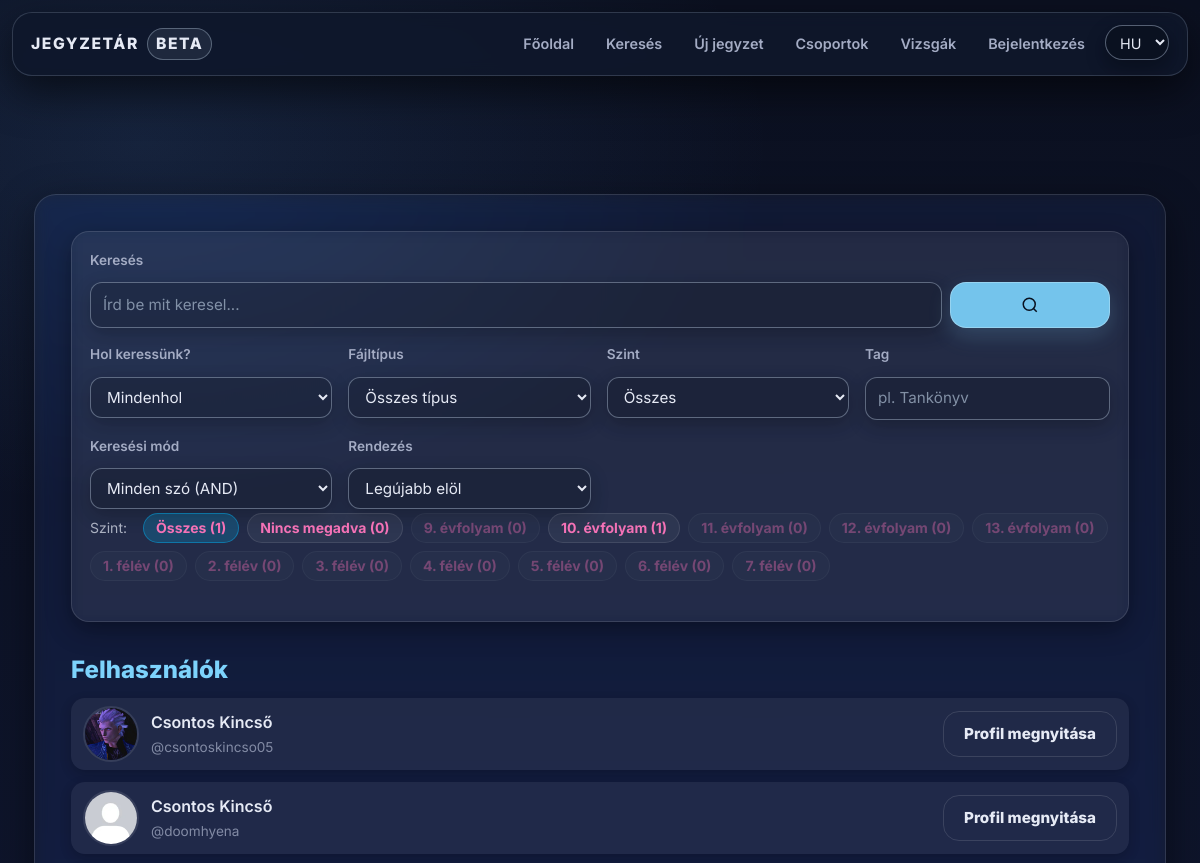
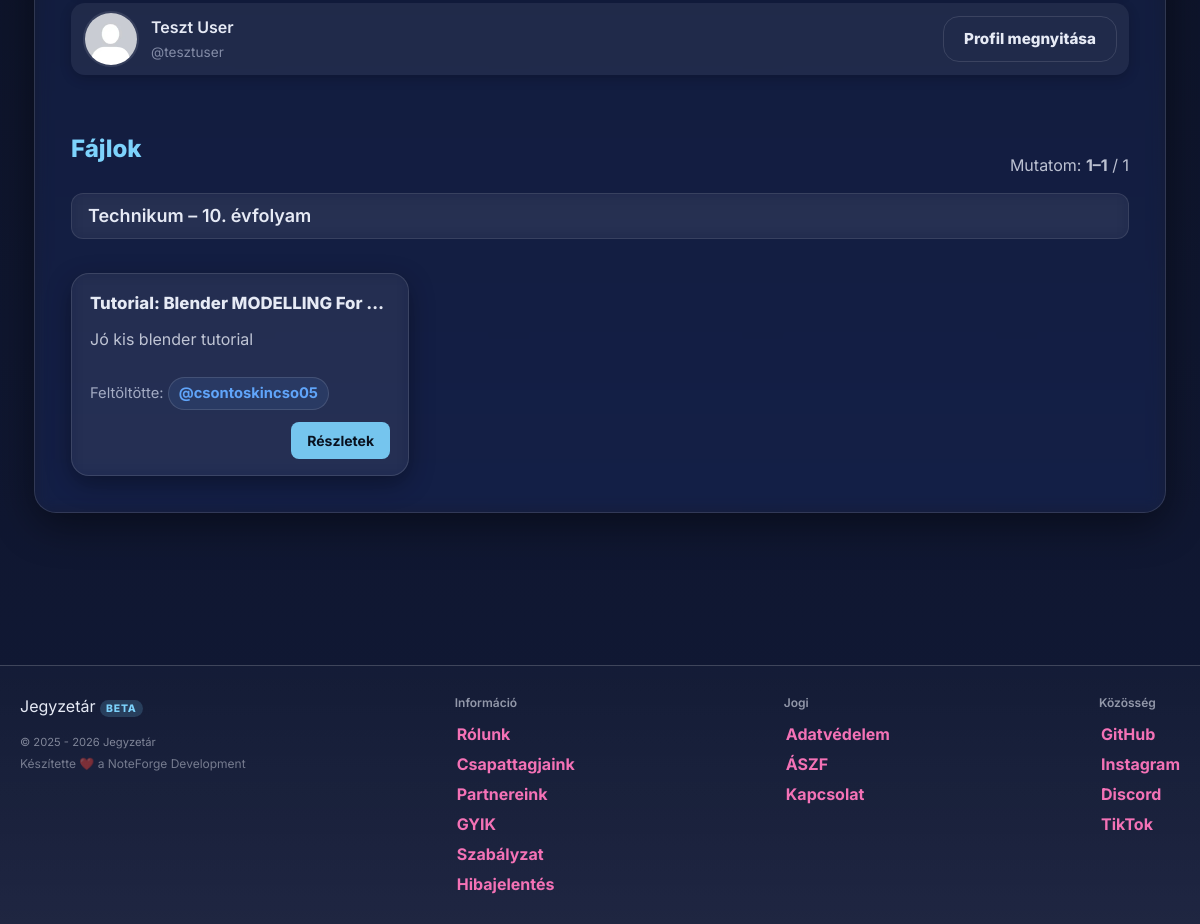
Screenshot of /search.php with the database file from the repository (2 pictures, top to bottom).
### tables this page shows
CREATE TABLE `users` (
  `id` int(11) NOT NULL,
  `lastname` varchar(100) DEFAULT NULL,
  `firstname` varchar(100) DEFAULT NULL,
  `username` varchar(50) NOT NULL,
  `birthdate` date DEFAULT NULL,
  `gender` varchar(10) DEFAULT NULL,
  `email` varchar(50) NOT NULL,
  `profile_picture` varchar(255) DEFAULT NULL,
  `password` varchar(255) NOT NULL,
  `security_question` varchar(255) NOT NULL,
  `security_answer` varchar(255) NOT NULL,
  `admin` tinyint(1) NOT NULL,
  `teacher` tinyint(1) DEFAULT NULL,
  `registration_date` datetime DEFAULT NULL,
  `language` varchar(5) NOT NULL DEFAULT 'hu',
  `oauth_provider` varchar(20) DEFAULT NULL,
  `oauth_sub` varchar(191) DEFAULT NULL,
  `email_verified` tinyint(1) NOT NULL DEFAULT 0,
  `bio` text DEFAULT NULL,
  `profile_theme` varchar(32) NOT NULL DEFAULT 'default',
  `twofa_enabled` tinyint(1) NOT NULL DEFAULT 0,
  `used_reg_code` varchar(64) DEFAULT NULL,
  `used_reg_code_at` datetime DEFAULT NULL,
  `show_fullname` tinyint(1) NOT NULL DEFAULT 1,
  `show_email` tinyint(1) NOT NULL DEFAULT 0,
  `show_birthdate` tinyint(1) NOT NULL DEFAULT 0
);

CREATE TABLE `files` (
  `id` int(11) NOT NULL,
  `uploaded_by` int(11) DEFAULT NULL,
  `name` varchar(255) NOT NULL,
  `file_name` varchar(255) DEFAULT NULL,
  `description` text DEFAULT NULL,
  `file_path` varchar(1024) DEFAULT NULL,
  `subject` varchar(100) NOT NULL,
  `tags` varchar(255) NOT NULL,
  `tn_name` varchar(255) DEFAULT NULL,
  `file_size` bigint(20) UNSIGNED DEFAULT NULL,
  `download_count` int(11) NOT NULL DEFAULT 0,
  `content_text` longtext DEFAULT NULL,
  `edu_stage` enum('hs','uni') DEFAULT NULL,
  `edu_level` tinyint(4) DEFAULT NULL,
  `external_url` varchar(255) NOT NULL,
  `content_type` enum('file','note') NOT NULL DEFAULT 'file',
  `note_markdown` mediumtext DEFAULT NULL,
  `note_excerpt` varchar(255) DEFAULT NULL
);

### search.php (the view, shortened to what the rows shown need)
<?php
    require_once "assets/php/db.php";
    require_once "assets/php/functions.php";
    $q = trim($_GET['q'] ?? '');
    $scope = strtolower($_GET['scope'] ?? 'all');
    $sort = strtolower($_GET['sort'] ?? 'newest');
    $page = (int)($_GET['page'] ?? 1);
    $perPage = 24;
    $userResult = null;
    if ($scope !== 'files') {
        $where = '';
        $types = '';
        $params = [];
        $order = 'ORDER BY u.username ASC';
        $sqlUsers = "SELECT u.id, u.username, u.firstname, u.lastname, u.profile_picture FROM users u $where $order LIMIT 50";
        $userResult = db_query($conn, $sqlUsers, $types, $params);
    }
    $fileResult = null;
    $hasEduStage = false;
    $hasEduLevel = false;
    $columnsRes = $conn->query("SHOW COLUMNS FROM files");
    if ($columnsRes) {
        while ($c = $columnsRes->fetch_assoc()) {
            $col = strtolower($c['Field'] ?? '');
            if ($col === 'edu_stage') $hasEduStage = true;
            if ($col === 'edu_level') $hasEduLevel = true;
        }
    }
    $useEdu = ($hasEduStage && $hasEduLevel);
    if ($scope !== 'users') {
        $whereBase = [];
        $typesBase = '';
        $paramsBase = [];
        $whereSql = $whereBase ? 'WHERE ' . implode(' AND ', $whereBase) : '';
        $scoreSql = '0 AS score';
        $debugSql = '';
        $orderSql = 'ORDER BY f.id DESC';
        if ($useEdu) {
            if ($sort === 'rating') {
                $orderSql = 'ORDER BY (f.edu_stage IS NULL OR f.edu_level IS NULL) ASC, f.edu_stage ASC, f.edu_level ASC, avg_rating DESC, rating_count DESC, f.id DESC';
            } elseif ($sort === 'relevance' && $q !== '') {
                $orderSql = 'ORDER BY (f.edu_stage IS NULL OR f.edu_level IS NULL) ASC, f.edu_stage ASC, f.edu_level ASC, score DESC, f.id DESC';
            } elseif ($sort === 'oldest') {
                $orderSql = 'ORDER BY (f.edu_stage IS NULL OR f.edu_level IS NULL) ASC, f.edu_stage ASC, f.edu_level ASC, f.id ASC';
            } else {
                $orderSql = 'ORDER BY (f.edu_stage IS NULL OR f.edu_level IS NULL) ASC, f.edu_stage ASC, f.edu_level ASC, f.id DESC';
            }
        }
        $offset = ($page - 1) * $perPage;
        $useKeyset = false;
        $pagingWhereSql = $whereSql;
        $typesPaged = $typesBase;
        $paramsPaged = $paramsBase;
        if ($sort === 'rating') {
            $sqlFiles = "SELECT f.*, $scoreSql $debugSql, IFNULL(AVG(r.rating), 0) AS avg_rating, COUNT(r.id) AS rating_count FROM files f LEFT JOIN ratings r ON r.file_id = f.id $pagingWhereSql GROUP BY f.id $orderSql LIMIT ?";
            $typesPaged .= 'i';
            $paramsPaged[] = $perPage;
        } else {
            $sqlFiles = "SELECT f.*, $scoreSql $debugSql FROM files f $pagingWhereSql $orderSql LIMIT ?";
            $typesPaged .= 'i';
            $paramsPaged[] = $perPage;
        }
        if (!$useKeyset) {
            $sqlFiles .= " OFFSET ?";
            $typesPaged .= 'i';
            $paramsPaged[] = $offset;
        }
        $fileResultQ = db_query($conn, $sqlFiles, $typesPaged, $paramsPaged);
        $fileResult = null;
        if ($fileResultQ) {
            $buffered = [];
            while ($row = $fileResultQ->fetch_assoc()) {
                $buffered[] = $row;
            }
            $fileResult = $buffered;
        }
    }
    require "assets/php/lang.php";
?>
<!DOCTYPE html>
<html lang="<?= htmlspecialchars($lang) ?>">
<head>
    <link rel="stylesheet" href="assets/css/styles.css">
    <script src="https://cdn.jsdelivr.net/npm/@tailwindcss/browser@4"></script>
</head>
<body>
<div class="content-wrapper w-full">
    <?php include "assets/php/ads.php"; ?>
    <div class="main w-full max-w-6xl mx-auto px-4 md:px-6 lg:px-8 py-6">
        <?php if ($userResult && $userResult->num_rows > 0): ?>
            <div class="list-compact flex flex-col gap-3 mb-6">
                <?php while ($u = $userResult->fetch_assoc()):
                    $usernameRaw = $u['username'];
                    $username = htmlspecialchars($usernameRaw);
                    $fullname = htmlspecialchars(trim(($u['lastname'] ?? '').' '.($u['firstname'] ?? '')));
                    $pfp = "assets/img/default_profile_picture.jpg";
                    if (!empty($u['profile_picture'])) {
                        $fs = __DIR__ . "/users/$usernameRaw/{$u['profile_picture']}";
                        if (file_exists($fs)) {
                            $pfp = "users/$usernameRaw/{$u['profile_picture']}";
                        }
                    }
                ?>
                    <article class="mini-card flex items-center gap-3 p-3 rounded-lg bg-white/5 border border-white/10">
                        <img src="<?= htmlspecialchars($pfp) ?>" alt="" class="w-12 h-12 md:w-14 md:h-14 rounded-full object-cover border-2 border-white/10 flex-shrink-0">
                        <div class="mini-main flex-1 min-w-0">
                            <h4 class="mini-title text-base md:text-lg font-semibold truncate"><?= $fullname ?: '@'.$username ?></h4>
                            <p class="mini-meta text-sm md:text-base opacity-75 truncate">@<?= $username ?></p>
                        </div>
                        <a href="profile.php?username=<?= urlencode($usernameRaw) ?>"
                           class="btn-ghost text-sm md:text-base flex-shrink-0"
                           title="<?= htmlspecialchars(t('open_profile')) ?>">
                            <?= htmlspecialchars(t('open_profile')) ?>
                        </a>
                    </article>
                <?php endwhile; ?>
            </div>
        <?php endif; ?>
        <?php if (is_array($fileResult) && count($fileResult) > 0): ?>
                <?php
                    $needlesForUi = $GLOBALS['__search_tokens'] ?? [];
                ?>
            <?php
                $currentEduHeader = '__init__';
                $renderEduHeader = function($s, $l) {
                    if ($s === null || $l === null || $s === '' || $l === '') return t('search_edu_none');
                    $l = (int)$l;
                    if ($s === 'hs') return sprintf(t('search_edu_hs_fmt'), $l);
                    if ($s === 'uni') return sprintf(t('search_edu_uni_fmt'), $l);
                    return t('search_edu_none');
                };
            ?>
            <div class="content-grid grid grid-cols-1 md:grid-cols-2 lg:grid-cols-3 gap-4 md:gap-6">
                <?php foreach ($fileResult as $f):
                    $uploaderQ = db_query($conn, "SELECT username FROM users WHERE id = ?", "i", [(int)($f['uploaded_by'] ?? 0)]);
                    $uploader  = $uploaderQ && $uploaderQ->num_rows ? $uploaderQ->fetch_assoc()['username'] : null;
                    $stVal = ($useEdu ? ($f['edu_stage'] ?? null) : null);
                    $lvVal = ($useEdu ? ($f['edu_level'] ?? null) : null);
                    $eduKey = ($useEdu ? (($stVal === null || $lvVal === null) ? '__null__' : ((string)$stVal . '-' . (string)$lvVal)) : '__nogroup__');
                    if ($useEdu && $eduKey !== $currentEduHeader):
                        $currentEduHeader = $eduKey;
                ?>
                        <div class="md:col-span-2 lg:col-span-3">
                            <div class="sticky top-0 z-10 mb-3 rounded-xl bg-white/5 backdrop-blur border border-white/10 px-4 py-2">
                                <h4 class="text-base md:text-lg font-semibold">
                                    <?= htmlspecialchars($renderEduHeader($stVal, $lvVal)) ?>
                                </h4>
                            </div>
                        </div>
                    <?php endif; ?>
                    <article class="card p-4 break-words flex flex-col">
                        <h4 class="entry-title text-lg md:text-xl mb-2 truncate">
                            <?= highlight_many_html($f['name'] ?? '', $needlesForUi) ?>
                        </h4>
                        <?php if (!empty($f['description'])):
                            $snippet = build_snippet((string)$f['description'], $needlesForUi, 90);
                        ?>
                            <p class="text-sm md:text-base opacity-80 mb-3 line-clamp-3">
                                <?= highlight_many_html($snippet, $needlesForUi) ?>
                            </p>
                        <?php endif; ?>
                        <?php if ($uploader): ?>
                            <p class="entry-meta text-sm md:text-base mb-4">
                                <?= htmlspecialchars(t('label_uploaded_by')) ?>
                                <a class="uploader-name" href="profile.php?username=<?= urlencode($uploader) ?>">
                                    @<?= htmlspecialchars($uploader) ?>
                                </a>
                            </p>
                        <?php endif; ?>
                        <div class="mt-auto flex flex-wrap gap-2 items-center">
                            <a class="note-link text-sm md:text-base ml-auto" href="note.php?id=<?= (int)$f['id'] ?>">
                                <?= htmlspecialchars(t('btn_details')) ?>
                            </a>
                        </div>
                    </article>
                <?php endforeach; ?>
            </div>
        <?php endif; ?>
    </div>
</div>
</body>
</html>

### rows the page displays
users: username+profile_picture (picture), lastname+firstname "Csontos Kincső", username "csontoskincso05", t "Profil megnyitása"
users: lastname+firstname "Csontos Kincső", username "doomhyena", t "Profil megnyitása"
users: lastname+firstname "Teszt User", username "tesztuser", t "Profil megnyitása"
files: lvVal "Technikum – 10. évfolyam", name "Tutorial: Blender MODELLING For…", description "Jó kis blender tutorial", uploaded_by.username "csontoskincso05"

### other values shown
t('nav_home') "Főoldal"
t('nav_search') "Keresés"
t('nav_upload') "Új jegyzet"
t('nav_groups') "Csoportok"
t('nav_exams') "Vizsgák"
t('nav_login') "Bejelentkezés"
t('search_input_label') "Keresés"
t('label_scope') "Hol keressünk?"
t('label_type') "Fájltípus"
t('search_level_label') "Szint"
t('search_tag_label') "Tag"
t('search_mode_label') "Keresési mód"
t('label_sort') "Rendezés"
t('search_facet_level') "Szint:"
sprintf(t('search_facet_all_fmt'), (int)$allCnt) "Összes (1)"
